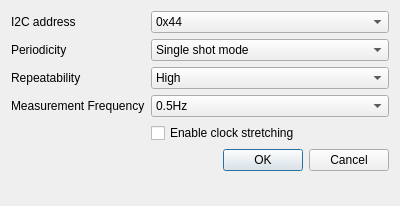
<?xml version="1.0" encoding="UTF-8"?>
<ui version="4.0">
 <class>ConfigureSHT35Dialog</class>
 <widget class="QDialog" name="ConfigureSHT35Dialog">
  <property name="geometry">
   <rect>
    <x>0</x>
    <y>0</y>
    <width>400</width>
    <height>206</height>
   </rect>
  </property>
  <property name="windowTitle">
   <string>Dialog</string>
  </property>
  <layout class="QFormLayout" name="formLayout">
   <item row="1" column="0">
    <widget class="QLabel" name="periodicityLabel">
     <property name="text">
      <string>Periodicity</string>
     </property>
    </widget>
   </item>
   <item row="1" column="1">
    <widget class="QComboBox" name="periodicityBox">
     <property name="currentIndex">
      <number>0</number>
     </property>
     <property name="insertPolicy">
      <enum>QComboBox::NoInsert</enum>
     </property>
     <item>
      <property name="text">
       <string>Single shot mode</string>
      </property>
     </item>
     <item>
      <property name="text">
       <string>Periodic mode</string>
      </property>
     </item>
    </widget>
   </item>
   <item row="2" column="0">
    <widget class="QLabel" name="repeatabilityLabel">
     <property name="text">
      <string>Repeatability</string>
     </property>
    </widget>
   </item>
   <item row="2" column="1">
    <widget class="QComboBox" name="repeatabilityBox">
     <item>
      <property name="text">
       <string>High</string>
      </property>
     </item>
     <item>
      <property name="text">
       <string>Medium</string>
      </property>
     </item>
     <item>
      <property name="text">
       <string>Low</string>
      </property>
     </item>
    </widget>
   </item>
   <item row="9" column="0" colspan="2">
    <widget class="QDialogButtonBox" name="confirmBox">
     <property name="orientation">
      <enum>Qt::Horizontal</enum>
     </property>
     <property name="standardButtons">
      <set>QDialogButtonBox::Cancel|QDialogButtonBox::Ok</set>
     </property>
    </widget>
   </item>
   <item row="4" column="1">
    <widget class="QComboBox" name="rateBox">
     <item>
      <property name="text">
       <string>0.5Hz</string>
      </property>
     </item>
     <item>
      <property name="text">
       <string>1Hz</string>
      </property>
     </item>
     <item>
      <property name="text">
       <string>2Hz</string>
      </property>
     </item>
     <item>
      <property name="text">
       <string>4Hz</string>
      </property>
     </item>
     <item>
      <property name="text">
       <string>10Hz</string>
      </property>
     </item>
    </widget>
   </item>
   <item row="4" column="0">
    <widget class="QLabel" name="rateLabel">
     <property name="text">
      <string>Measurement Frequency</string>
     </property>
    </widget>
   </item>
   <item row="5" column="1">
    <widget class="QCheckBox" name="clockStretchingBox">
     <property name="text">
      <string>Enable clock stretching</string>
     </property>
    </widget>
   </item>
   <item row="0" column="0">
    <widget class="QLabel" name="addressLabel">
     <property name="text">
      <string>I2C address</string>
     </property>
    </widget>
   </item>
   <item row="0" column="1">
    <widget class="QComboBox" name="addressBox">
     <item>
      <property name="text">
       <string>0x44</string>
      </property>
     </item>
     <item>
      <property name="text">
       <string>0x45</string>
      </property>
     </item>
    </widget>
   </item>
  </layout>
 </widget>
 <resources/>
 <connections>
  <connection>
   <sender>confirmBox</sender>
   <signal>accepted()</signal>
   <receiver>ConfigureSHT35Dialog</receiver>
   <slot>accept()</slot>
   <hints>
    <hint type="sourcelabel">
     <x>248</x>
     <y>254</y>
    </hint>
    <hint type="destinationlabel">
     <x>157</x>
     <y>274</y>
    </hint>
   </hints>
  </connection>
  <connection>
   <sender>confirmBox</sender>
   <signal>rejected()</signal>
   <receiver>ConfigureSHT35Dialog</receiver>
   <slot>reject()</slot>
   <hints>
    <hint type="sourcelabel">
     <x>316</x>
     <y>260</y>
    </hint>
    <hint type="destinationlabel">
     <x>286</x>
     <y>274</y>
    </hint>
   </hints>
  </connection>
 </connections>
</ui>
